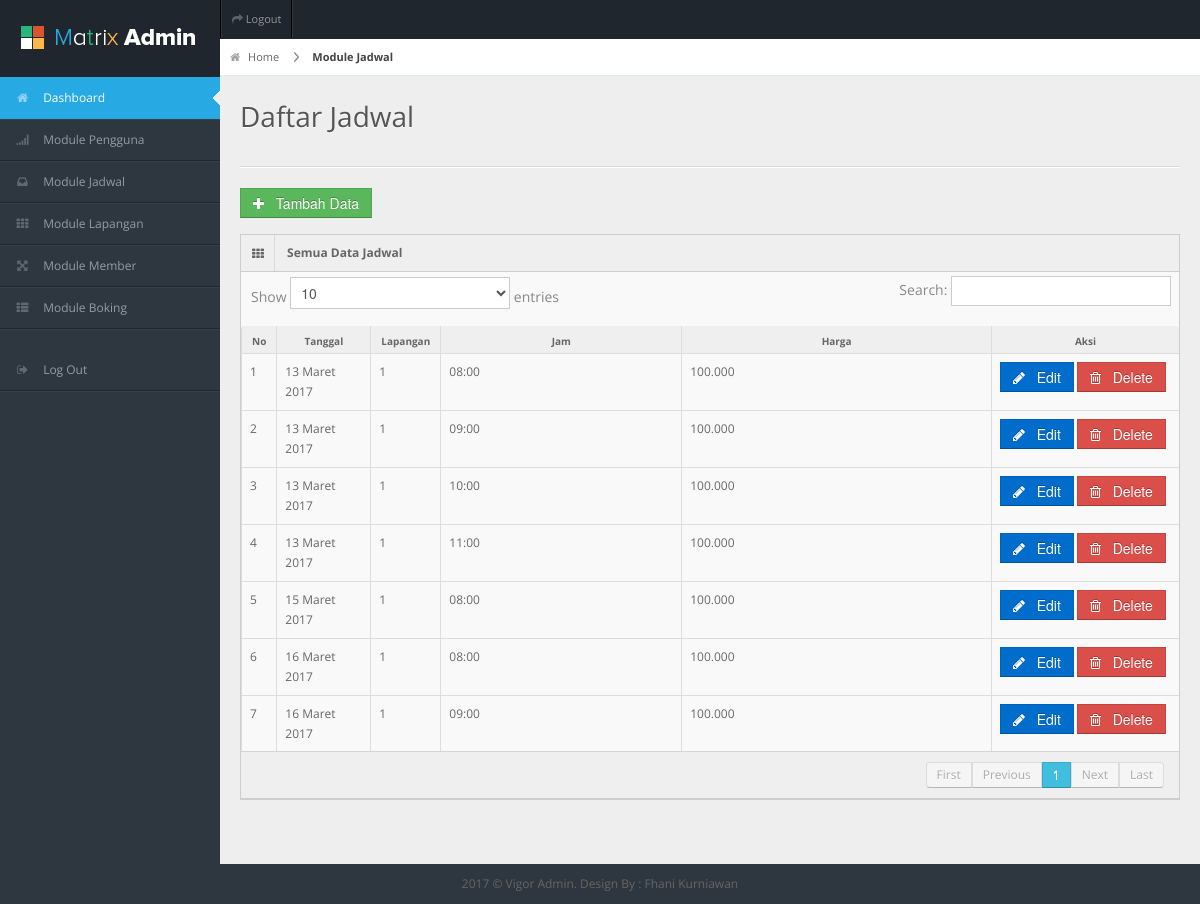
/vigoradmin/frame.php?load=jadwal (signed in), run on the app's committed database.
### tables this page shows
CREATE TABLE `tjadwal` (
  `kdJadwal` bigint(20) NOT NULL AUTO_INCREMENT,
  `tglJadwal` date NOT NULL,
  `kdLapangan` int(5) NOT NULL,
  `kdJam` int(5) NOT NULL,
  `harga` double NOT NULL,
  `statusBoking` char(1) NOT NULL,
  PRIMARY KEY (`kdJadwal`)
);

CREATE TABLE `tlapangan` (
  `kdLapangan` int(5) NOT NULL AUTO_INCREMENT,
  `noLapangan` int(5) NOT NULL,
  `gambarLapangan` varchar(1000) NOT NULL,
  `deskripsi` longtext NOT NULL,
  PRIMARY KEY (`kdLapangan`)
);

CREATE TABLE `tjam` (
  `kdJam` int(5) NOT NULL AUTO_INCREMENT,
  `jam` varchar(20) NOT NULL,
  PRIMARY KEY (`kdJam`)
);

### appConfig/region.php (called while the page is built, shortened)
<?php
	function region($tgl){
			$tanggal = substr($tgl,8,2);
			$bulan = getMoon(substr($tgl,5,2));
			$tahun = substr($tgl,0,4);
			return $tanggal.' '.$bulan.' '.$tahun;
	}
	function getMoon($bln){
				switch ($bln){
					case 3:
						return "Maret";
						break;
				}
			}
?>

### appConfig/libb.php (called while the page is built)
<?php
function idr_f($angka){
  $idr=number_format($angka,0,',','.');
  return $idr;
}
?>

### vigoradmin/data/jadwal/view.php (the view, shortened to what this page needs)
<div id="content-header">
   <div id="breadcrumb"> <a href="?load=dashboard" title="Go to Home" class="tip-bottom"><i class="icon-home"></i> Home</a> <a href="?load=jadwal" class="current">Module Jadwal</a> </div>
   <h1>Daftar Jadwal</h1>
 </div>
 <div class="container-fluid">
   <hr>
   <div class="row-fluid">
     <div class="span12">
      <a href="?load=jadwal&action=input"><button class="btn btn-success"><i class="icon-plus"></i> &nbsp; Tambah Data</button></a>
       <div class="widget-box">
         <div class="widget-title"> <span class="icon"><i class="icon-th"></i></span>
           <h5>Semua Data Jadwal</h5>
         </div>
         <div class="widget-content nopadding">
           <table class="table table-bordered data-table">
             <thead>
               <tr>
                 <th width="2%">No</th>
                 <th width="10%">Tanggal</th>
                 <th width="5%">Lapangan</th>
                 <th>Jam</th>
                 <th>Harga</th>
                 <th width="20%">Aksi</th>
               </tr>
             </thead>
             <tbody>
              <?php
		   $SQL=mysql_query("SELECT * FROM tjadwal,tlapangan,tjam WHERE
		   tjadwal.kdLapangan=tlapangan.kdLapangan AND tjadwal.kdJam=tjam.kdJam ORDER BY tjadwal.tglJadwal ASC");
		   $no=1;
		   while($_data=mysql_fetch_array($SQL)){
			   $harga=idr_f($_data['harga']);
			   $tgl=region($_data['tglJadwal']);
			   if($no % 2==1){
				   $class="gradeU";
				   }else{
					 $class="gradeX";
					   }
			   echo"
			  <tr class='$class'>
                 <td>$no</td>
			  <td>$tgl</td>
                 <td>$_data[noLapangan]</td>
                 <td>$_data[jam] </td>
			  <td>$harga</td>
                 <td class='center'>
          <a href='?load=jadwal&action=edit&id=$_data[kdJadwal]'><button class='btn btn-primary'> <i class='icon-pencil'></i> &nbsp; Edit</button></a>
	<a href='$loadModule?load=jadwal&action=hapusData&id=$_data[kdJadwal]'><button class='btn btn-danger'><i class='icon-trash'></i> &nbsp; Delete</button></a>
          </td>
               </tr>
			   ";
			  $no++; }
		   ?>
             </tbody>
           </table>
         </div>
       </div>
     </div>
   </div>
 </div>

### vigoradmin/frame.php (shortened to what this page needs)
<?php
if(isset($_SESSION['username']) AND isset($_SESSION['password'])){
include"../appConfig/region.php";
include"../appConfig/libb.php";
?>
<!DOCTYPE html>
<html lang="en">
<head>
<link rel="stylesheet" href="css/bootstrap.min.css" />
<link rel="stylesheet" href="css/bootstrap-responsive.min.css" />
<link rel="stylesheet" href="css/fullcalendar.css" />
<link rel="stylesheet" href="css/matrix-style.css" />
<link rel="stylesheet" href="css/matrix-media.css" />
<link rel="stylesheet" href="css/uniform.css" />
<link rel="stylesheet" href="css/select2.css" />
<link rel="stylesheet" href="css/matrix-style.css" />
<link rel="stylesheet" href="css/matrix-media.css" />
<link href="font-awesome/css/font-awesome.css" rel="stylesheet" />
<link rel="stylesheet" href="css/jquery.gritter.css" />
</head>
<body>
<div id="header">
  <h1><a href="#">Vigor Admin</a></h1>
</div>
<div id="user-nav" class="navbar navbar-inverse">
  <ul class="nav">
   <?php include"nav.php";?>
  </ul>
</div>
<div id="sidebar"><a href="?load=dashboard" class="visible-phone"><i class="icon icon-home"></i> Dashboard</a>
  <ul>
    <?php include"sidebar.php"; ?>
  </ul>
</div>
<div id="content">
<?php include"content.php"; ?>
</div>
<div class="row-fluid">
  <div id="footer" class="span12"> 2017 &copy; Vigor Admin. Design By : <a href="#">Fhani Kurniawan</a> </div>
</div>
</body>
</html>
<?php
}else{
	echo"
	<script type='text/javascript' language='javascript'>
	window.alert('Maaf Untuk Masuk ke Halaman ini Anda harus Login Terlebih Dahulu');
	window.location=('index.php');
	";
}
?>

### vigoradmin/nav.php
<li class=""><a title="" href="logout.php"><i class="icon icon-share-alt"></i> <span class="text">Logout</span></a></li>

### vigoradmin/sidebar.php
<li class="active"><a href="?load=dashboard"><i class="icon icon-home"></i> <span>Dashboard</span></a> </li>
<li> <a href="?load=pengguna"><i class="icon icon-signal"></i> <span>Module Pengguna</span></a> </li>
<li> <a href="?load=jadwal"><i class="icon icon-inbox"></i> <span>Module Jadwal</span></a> </li>
<li><a href="?load=lapangan"><i class="icon icon-th"></i> <span>Module Lapangan</span></a></li>
<li><a href="?load=member"><i class="icon icon-fullscreen"></i> <span>Module Member</span></a></li>
<li> <a href="?load=boking"><i class="icon icon-th-list"></i> <span>Module Boking</span> </li>
<li><a href="logout.php"><i class="icon icon-signout"></i> <span>Log Out</span></a></li>

### vigoradmin/content.php
<?php
if(isset($_SESSION['username']) AND isset ($_SESSION['password'])){
	if($_GET['load']=="dashboard"){
		include"dashboard.php";
	}elseif($_GET['load']=="jadwal"){
		include"data/jadwal/jadwal.php";
		}elseif($_GET['load']=="lapangan"){
		include"data/lapangan/lapangan.php";
		}elseif($_GET['load']=="member"){
		include"data/member/member.php";
		}elseif($_GET['load']=="boking"){
		include"data/boking/boking.php";
		}elseif($_GET['load']=="pengguna"){
		include"data/pengguna/pengguna.php";
		}
}else{
	 echo "<script type='text/javascript'>
	window.alert('Maaf, Anda Tidak Dapat Mengakses Halaman Ini, Silahkan Login Terlebih Dahulu');
	window.location =('index.php')</script>";
}
?>

### vigoradmin/data/jadwal/jadwal.php (shortened to what this page needs)
<?php
if(isset($_SESSION['username']) AND isset($_SESSION['password'])){
	$loadModule="data/jadwal/proses.php";
	switch($_GET[action]){
		default:
		include"view.php";
		break;
		}
		}
?>

### vigoradmin/css/matrix-media.css (style rules this page uses)
body { background:#2E363F; }
#header { background-color: #1f262d; margin-top:10px; }
#sidebar > ul { border-bottom: 1px solid #37414b }
#sidebar > ul > li { border-top: 1px solid #37414b; border-bottom: 1px solid #1f262d; }
#sidebar > ul > li.active { background-color: #27a9e3; border-bottom: 1px solid #27a9e3; border-top: 1px solid #27a9e3; }
#sidebar > ul > li.active a { color:#fff; text-decoration:none; }

### data on the page
tjadwal: tglJadwal "13 Maret 2017", tlapangan.noLapangan "1", tjam.jam "08:00", harga "100.000"
tjadwal: tglJadwal "13 Maret 2017", tlapangan.noLapangan "1", tjam.jam "09:00", harga "100.000"
tjadwal: tglJadwal "13 Maret 2017", tlapangan.noLapangan "1", tjam.jam "10:00", harga "100.000"
tjadwal: tglJadwal "13 Maret 2017", tlapangan.noLapangan "1", tjam.jam "11:00", harga "100.000"
tjadwal: tglJadwal "15 Maret 2017", tlapangan.noLapangan "1", tjam.jam "08:00", harga "100.000"
tjadwal: tglJadwal "16 Maret 2017", tlapangan.noLapangan "1", tjam.jam "08:00", harga "100.000"
tjadwal: tglJadwal "16 Maret 2017", tlapangan.noLapangan "1", tjam.jam "09:00", harga "100.000"
